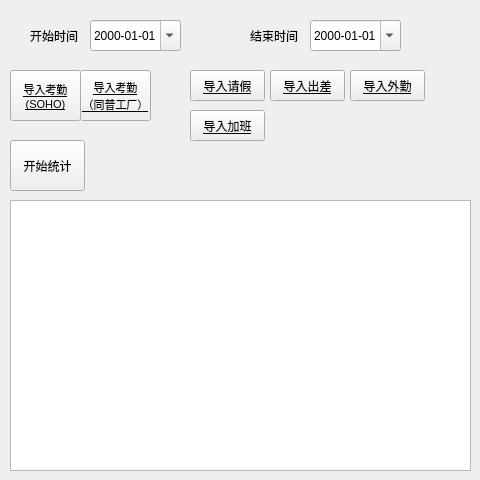
<?xml version="1.0" encoding="UTF-8"?>
<ui version="4.0">
 <class>dialog</class>
 <widget class="QDialog" name="dialog">
  <property name="geometry">
   <rect>
    <x>0</x>
    <y>0</y>
    <width>480</width>
    <height>480</height>
   </rect>
  </property>
  <property name="windowTitle">
   <string>卡法考勤程序</string>
  </property>
  <widget class="QDialogButtonBox" name="buttonBox">
   <property name="geometry">
    <rect>
     <x>10</x>
     <y>600</y>
     <width>461</width>
     <height>32</height>
    </rect>
   </property>
   <property name="orientation">
    <enum>Qt::Horizontal</enum>
   </property>
   <property name="standardButtons">
    <set>QDialogButtonBox::Cancel|QDialogButtonBox::Ok</set>
   </property>
  </widget>
  <widget class="QLabel" name="label">
   <property name="geometry">
    <rect>
     <x>30</x>
     <y>30</y>
     <width>54</width>
     <height>12</height>
    </rect>
   </property>
   <property name="text">
    <string>开始时间</string>
   </property>
  </widget>
  <widget class="QLabel" name="label_2">
   <property name="geometry">
    <rect>
     <x>250</x>
     <y>30</y>
     <width>54</width>
     <height>12</height>
    </rect>
   </property>
   <property name="text">
    <string>结束时间</string>
   </property>
  </widget>
  <widget class="QDateEdit" name="dateEdit">
   <property name="geometry">
    <rect>
     <x>90</x>
     <y>20</y>
     <width>91</width>
     <height>31</height>
    </rect>
   </property>
   <property name="displayFormat">
    <string>yyyy-MM-dd</string>
   </property>
   <property name="calendarPopup">
    <bool>true</bool>
   </property>
  </widget>
  <widget class="QDateEdit" name="dateEdit_2">
   <property name="geometry">
    <rect>
     <x>310</x>
     <y>20</y>
     <width>91</width>
     <height>31</height>
    </rect>
   </property>
   <property name="displayFormat">
    <string>yyyy-MM-dd</string>
   </property>
   <property name="calendarPopup">
    <bool>true</bool>
   </property>
  </widget>
  <widget class="QPushButton" name="importSOHOWH_Button">
   <property name="geometry">
    <rect>
     <x>10</x>
     <y>70</y>
     <width>71</width>
     <height>51</height>
    </rect>
   </property>
   <property name="font">
    <font>
     <family>Arial</family>
     <pointsize>8</pointsize>
     <underline>true</underline>
    </font>
   </property>
   <property name="autoFillBackground">
    <bool>true</bool>
   </property>
   <property name="text">
    <string>导入考勤
(SOHO)</string>
   </property>
   <property name="flat">
    <bool>false</bool>
   </property>
  </widget>
  <widget class="QPushButton" name="importHoliday_Button">
   <property name="geometry">
    <rect>
     <x>190</x>
     <y>70</y>
     <width>75</width>
     <height>31</height>
    </rect>
   </property>
   <property name="font">
    <font>
     <family>Arial</family>
     <underline>true</underline>
    </font>
   </property>
   <property name="text">
    <string>导入请假</string>
   </property>
  </widget>
  <widget class="QPushButton" name="calc_Button">
   <property name="geometry">
    <rect>
     <x>10</x>
     <y>140</y>
     <width>75</width>
     <height>51</height>
    </rect>
   </property>
   <property name="text">
    <string>开始统计</string>
   </property>
  </widget>
  <widget class="QTextBrowser" name="textBrowser">
   <property name="geometry">
    <rect>
     <x>10</x>
     <y>200</y>
     <width>461</width>
     <height>271</height>
    </rect>
   </property>
   <property name="acceptRichText">
    <bool>false</bool>
   </property>
  </widget>
  <widget class="QPushButton" name="importOuting2_Button">
   <property name="geometry">
    <rect>
     <x>270</x>
     <y>70</y>
     <width>75</width>
     <height>31</height>
    </rect>
   </property>
   <property name="font">
    <font>
     <family>Arial</family>
     <underline>true</underline>
    </font>
   </property>
   <property name="text">
    <string>导入出差</string>
   </property>
  </widget>
  <widget class="QPushButton" name="importOuting_Button">
   <property name="geometry">
    <rect>
     <x>350</x>
     <y>70</y>
     <width>75</width>
     <height>31</height>
    </rect>
   </property>
   <property name="font">
    <font>
     <family>Arial</family>
     <underline>true</underline>
    </font>
   </property>
   <property name="text">
    <string>导入外勤</string>
   </property>
  </widget>
  <widget class="QPushButton" name="importSHFAWH_Button">
   <property name="geometry">
    <rect>
     <x>80</x>
     <y>70</y>
     <width>71</width>
     <height>51</height>
    </rect>
   </property>
   <property name="font">
    <font>
     <family>Arial</family>
     <pointsize>8</pointsize>
     <underline>true</underline>
    </font>
   </property>
   <property name="autoFillBackground">
    <bool>true</bool>
   </property>
   <property name="text">
    <string>导入考勤
（同普工厂）</string>
   </property>
   <property name="flat">
    <bool>false</bool>
   </property>
  </widget>
  <widget class="QPushButton" name="importOT_Button">
   <property name="geometry">
    <rect>
     <x>190</x>
     <y>110</y>
     <width>75</width>
     <height>31</height>
    </rect>
   </property>
   <property name="font">
    <font>
     <family>Arial</family>
     <underline>true</underline>
    </font>
   </property>
   <property name="text">
    <string>导入加班</string>
   </property>
  </widget>
 </widget>
 <resources/>
 <connections/>
</ui>
